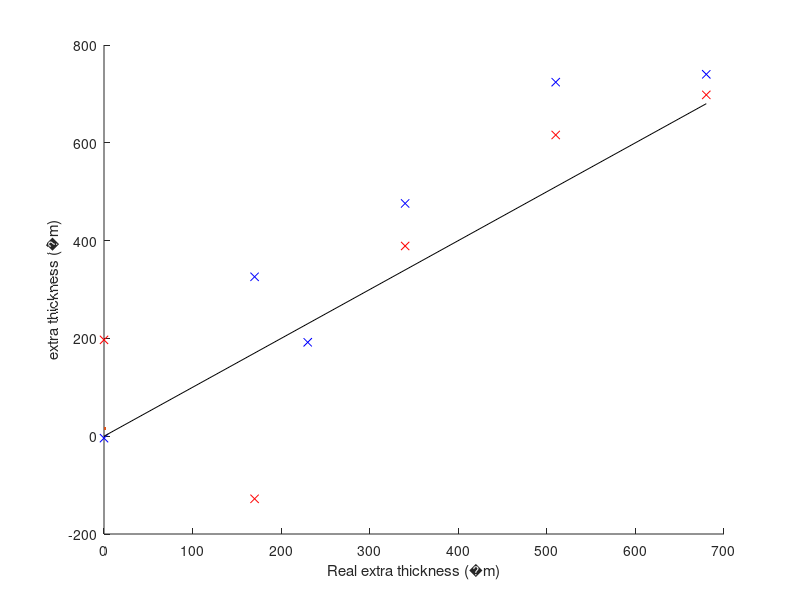

This chart was generated by the following MATLAB code: (Note: this script raises an error after producing the figure.)
clear; close all; clc

% Define found thicknesses
real_total_thickness_um = [[1   2   3   4   5] * 170,  400];
pred_total_thickness_um = [166 496 646 894 910      ,  362];

real_total_thickness_2nd_um = [1   2  3   4   5] * 170;
pred_total_thickness_2nd_um = [367 42 559 786 868];

% Subtract coverslip thickness for bottom objective
real_extra_thickness_um = real_total_thickness_um - 170;
pred_extra_thickness_um = pred_total_thickness_um - 170;
real_extra_thickness_2nd_um = real_total_thickness_2nd_um - 170;
pred_extra_thickness_2nd_um = pred_total_thickness_2nd_um - 170;

% Plot
um = ['(' char(181) 'm)'];
figure; hold on
thickness_plot     = plot(real_extra_thickness_um,     pred_extra_thickness_um,     'xb', MarkerSize=16);
thickness_2nd_plot = plot(real_extra_thickness_2nd_um, pred_extra_thickness_2nd_um, 'xr', MarkerSize=16);
lin = linspace(0, max(real_extra_thickness_um), 2);
lin_plot = plot(lin, lin, 'k');
hold off
xlabel(['Real extra thickness ' um])
ylabel(['extra thickness ' um])
legend([thickness_plot thickness_2nd_plot lin_plot], {'Predicted', 'Predicted 2nd round', 'Equality'}, Location='SouthEast')